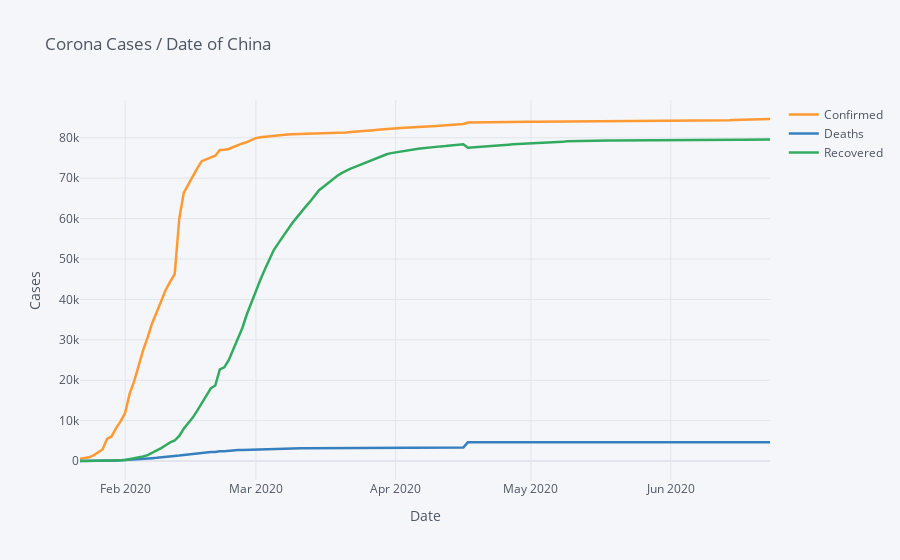

Notebook source saved alongside this figure:
### Code cell
china[['Date','Confirmed','Deaths','Recovered']].iplot(x= 'Date',width = 2.5,title = 'Corona Cases / Date of China',xTitle = 'Date',yTitle='Cases')

### Figure 1 — Plotly figure (JSON) as saved in the notebook; plotly's stock layout.template omitted (floating-point values rounded to 4 significant figures; data arrays with more than 128 entries replaced by an {"elided": "..."} marker saying what was removed)
{"data": [{"line": {"color": "rgba(255, 153, 51, 1.0)", "dash": "solid", "shape": "linear", "width": 2.5}, "mode": "lines", "name": "Confirmed", "text": "", "type": "scatter", "x": {"elided": "154 str values"}, "y": {"elided": "154 int values"}}, {"line": {"color": "rgba(55, 128, 191, 1.0)", "dash": "solid", "shape": "linear", "width": 2.5}, "mode": "lines", "name": "Deaths", "text": "", "type": "scatter", "x": {"elided": "154 str values"}, "y": {"elided": "154 int values"}}, {"line": {"color": "rgba(50, 171, 96, 1.0)", "dash": "solid", "shape": "linear", "width": 2.5}, "mode": "lines", "name": "Recovered", "text": "", "type": "scatter", "x": {"elided": "154 str values"}, "y": {"elided": "154 int values"}}], "layout": {"legend": {"bgcolor": "#F5F6F9", "font": {"color": "#4D5663"}}, "paper_bgcolor": "#F5F6F9", "plot_bgcolor": "#F5F6F9", "title": {"font": {"color": "#4D5663"}, "text": "Corona Cases / Date of China"}, "xaxis": {"gridcolor": "#E1E5ED", "showgrid": true, "tickfont": {"color": "#4D5663"}, "title": {"font": {"color": "#4D5663"}, "text": "Date"}, "zerolinecolor": "#E1E5ED"}, "yaxis": {"gridcolor": "#E1E5ED", "showgrid": true, "tickfont": {"color": "#4D5663"}, "title": {"font": {"color": "#4D5663"}, "text": "Cases"}, "zerolinecolor": "#E1E5ED"}}}
